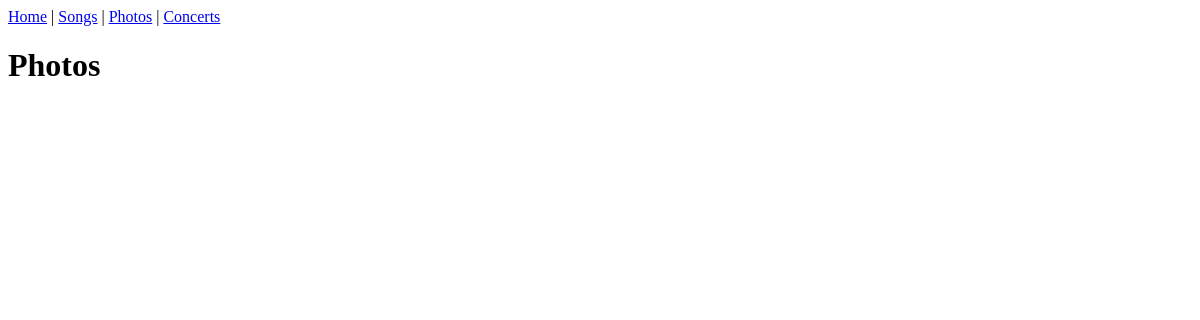
Before: /photos/ with the older database file.
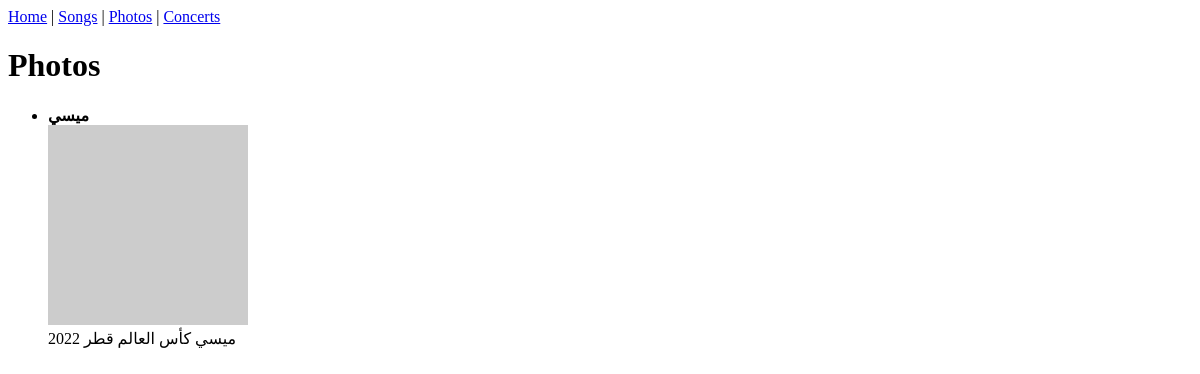
After: the same page with the newer database file.
### core/models.py (models this page shows, shortened)
class Photo(models.Model):
    title = models.CharField(max_length=200)
    image_url = models.CharField(max_length=500)
    description = models.TextField(blank=True)

### core/views.py (the view)
# urls.py: path('photos/', views.photos, name='photos'),
def photos(request):
    all_photos = Photo.objects.all()
    return render(request, 'core/photos.html', {'photos': all_photos})

### core/templates/core/photos.html (shortened to what this page needs)
<!DOCTYPE html>
<html lang="en">
<head>
</head>
<body>
    <nav>
        <a href="/">Home</a> |
        <a href="/songs/">Songs</a> |
        <a href="/photos/">Photos</a> |
        <a href="/concerts/">Concerts</a>
    </nav>
    <h1>Photos</h1>
    <ul>
        {% for photo in photos %}
        <li>
            <strong>{{ photo.title }}</strong><br>
            <img src="{{ photo.image_url }}" alt="{{ photo.title }}" width="200"><br>
            {{ photo.description }}
        </li>
        {% endfor %}
    </ul>
</body>
</html>

Changed rows visible on the page:
added Photo: title "ميسي", description "ميسي كأس العالم قطر 2022"
